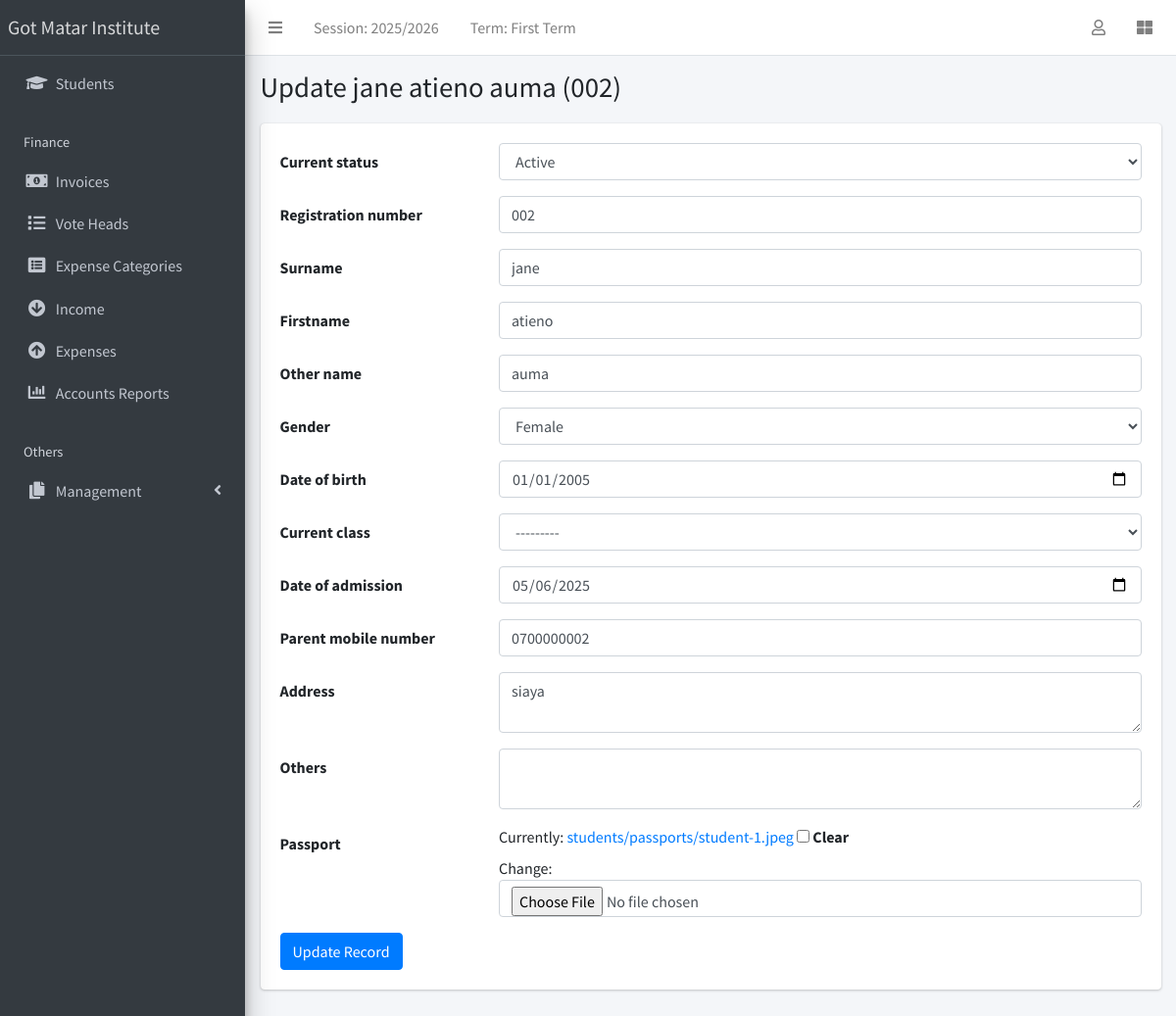
The page /student/5/update/ (signed in) on the database its author committed.
### apps/corecode/models.py (models this page shows, shortened)
class AcademicSession(models.Model):
    name = models.CharField(max_length=200, unique=True)
    current = models.BooleanField(default=True)
    class Meta:
        ordering = ["-name"]

class AcademicTerm(models.Model):
    name = models.CharField(max_length=20, unique=True)
    current = models.BooleanField(default=True)
    class Meta:
        ordering = ["name"]

### apps/students/models.py (models this page shows, shortened)
class Student(models.Model):
    STATUS_CHOICES = [("active", "Active"), ("inactive", "Inactive")]
    GENDER_CHOICES = [("male", "Male"), ("female", "Female")]
    current_status = models.CharField(
        max_length=10, choices=STATUS_CHOICES, default="active"
    )
    registration_number = models.CharField(max_length=200, unique=True)
    surname = models.CharField(max_length=200)
    firstname = models.CharField(max_length=200)
    other_name = models.CharField(max_length=200, blank=True)
    gender = models.CharField(max_length=10, choices=GENDER_CHOICES, default="male")
    date_of_birth = models.DateField(default=timezone.now)
    current_class = models.ForeignKey(
        StudentClass, on_delete=models.SET_NULL, blank=True, null=True
    )
    date_of_admission = models.DateField(default=timezone.now)
    mobile_num_regex = RegexValidator(
        regex="^[0-9]{10,15}$", message="Entered mobile number isn't in a right format!"
    )
    parent_mobile_number = models.CharField(
        validators=[mobile_num_regex], max_length=13, blank=True
    )
    address = models.TextField(blank=True)
    others = models.TextField(blank=True)
    passport = models.ImageField(blank=True, upload_to="students/passports/")
    class Meta:
        ordering = ["surname", "firstname", "other_name"]
    def __str__(self):
        return f"{self.surname} {self.firstname} {self.other_name} ({self.registration_number})"

### apps/students/views.py (the view)
# urls.py: path("<int:pk>/update/", StudentUpdateView.as_view(), name="student-update"),
class StudentUpdateView(LoginRequiredMixin, SuccessMessageMixin, UpdateView):
    model = Student
    fields = "__all__"
    success_message = "Record successfully updated."
    def get_form(self):
        form = super(StudentUpdateView, self).get_form()
        form.fields["date_of_birth"].widget = widgets.DateInput(attrs={"type": "date"})
        form.fields["date_of_admission"].widget = widgets.DateInput(
            attrs={"type": "date"}
        )
        form.fields["address"].widget = widgets.Textarea(attrs={"rows": 2})
        form.fields["others"].widget = widgets.Textarea(attrs={"rows": 2})
        return form

### apps/corecode/context_processors.py (called while the page is built)
def site_defaults(request):
    current_session = AcademicSession.objects.get(current=True)
    current_term = AcademicTerm.objects.get(current=True)
    vals = SiteConfig.objects.all()
    contexts = {
        "current_session": current_session.name,
        "current_term": current_term.name,
        "main_college_system_url": settings.MAIN_COLLEGE_SYSTEM_URL,
    }
    for val in vals:
        contexts[val.key] = val.value
    return contexts

### apps/corecode/models.py (called while the page is built)
    def __str__(self):
        return self.name

### apps/students/templates/students/student_form.html (shortened to what this page needs)
{% extends 'base.html' %}
{% block title %}
  {% if object %}
    Update {{ object }}
  {% else %}
    Add new student
  {% endif %}
{% endblock title %}
{% block content %}
<form action="" method="POST" enctype="multipart/form-data">
  {% include 'corecode/form_snippet.html' %}
  {% if object %}
    <input type="submit" class="btn btn-primary" value="Update Record">
  {% else %}
    <input type="submit" class="btn btn-primary" value="Add new student">
  {% endif %}
</form>
{% endblock content %}

### templates/base.html (shortened to what this page needs)
{% load static %}
<!DOCTYPE html>
<html lang="en">
<head>
  <link rel="stylesheet" href="{% static 'plugins/fontawesome-free/css/all.min.css' %}">
  <link rel="stylesheet" href="{% static 'plugins/toastr/toastr.min.css' %}">
  <link rel="stylesheet"
    href="{% static 'plugins/overlayScrollbars/css/OverlayScrollbars.min.css' %}">
  <link rel="stylesheet" href="{% static 'plugins/Datatables/datatables.min.css' %}" />
  <link rel="stylesheet" href="{% static 'dist/css/adminlte.min.css' %}">
</head>
<body
  class="hold-transition sidebar-mini layout-fixed layout-navbar-fixed layout-footer-fixed">
  <div class="wrapper">
    <nav class="main-header navbar navbar-expand navbar-white navbar-light">
      <ul class="navbar-nav">
        <li class="nav-item">
          <a class="nav-link" data-widget="pushmenu" href="#" role="button"><i
              class="fas fa-bars"></i></a>
        </li>
        <li class="nav-item d-none d-sm-inline-block">
          <a href="{% url 'current-session' %}" class="nav-link">Session: {{ current_session }}</a>
        </li>
        <li class="nav-item d-none d-sm-inline-block">
          <a href="{% url 'current-session' %}" class="nav-link">Term: {{ current_term }}</a>
        </li>
      </ul>
      <ul class="navbar-nav ml-auto">
        <li class="nav-item dropdown">
          <a class="nav-link" data-toggle="dropdown" href="#">
            <i class="far fa-user"></i>
          </a>
        </li>
        <li class="nav-item">
          <a class="nav-link" data-widget="control-sidebar" data-slide="true"
            href="#" role="button"><i class="fas fa-th-large"></i></a>
        </li>
      </ul>
    </nav>
    <aside class="main-sidebar sidebar-dark-primary elevation-4">
      <a href="{% if main_college_system_url %}{{ main_college_system_url }}{% else %}{% url 'home' %}{% endif %}" class="brand-link">Got Matar Institute</a>
      <div class="sidebar">
        <nav class="mt-2">
          <ul class="nav nav-pills nav-sidebar flex-column"
            data-widget="treeview" role="menu" data-accordion="false">
            <li class="nav-item">
              <a href="{% url 'student-list' %}" class="nav-link">
                <i class="nav-icon fas fa-graduation-cap"></i>
                <p>
                  Students
                </p>
              </a>
            </li>
            <li class="nav-header">Finance</li>
            <li class="nav-item">
              <a href="{% url 'invoice-list' %}" class="nav-link">
                <i class="nav-icon fas fa-money-bill-alt"></i>
                <p>
                  Invoices
                </p>
              </a>
            </li>
            <li class="nav-item">
              <a href="{% url 'votehead-list' %}" class="nav-link">
                <i class="nav-icon fas fa-list"></i>
                <p>Vote Heads</p>
              </a>
            </li>
            <li class="nav-item">
              <a href="{% url 'expensecategory-list' %}" class="nav-link">
                <i class="nav-icon fas fa-list-alt"></i>
                <p>Expense Categories</p>
              </a>
            </li>
            <li class="nav-item">
              <a href="{% url 'income-list' %}" class="nav-link">
                <i class="nav-icon fas fa-arrow-circle-down"></i>
                <p>Income</p>
              </a>
            </li>
            <li class="nav-item">
              <a href="{% url 'expense-list' %}" class="nav-link">
                <i class="nav-icon fas fa-arrow-circle-up"></i>
                <p>Expenses</p>
              </a>
            </li>
            <li class="nav-item">
              <a href="{% url 'summary-report' %}" class="nav-link">
                <i class="nav-icon fas fa-chart-bar"></i>
                <p>Accounts Reports</p>
              </a>
            </li>
            <li class="nav-header">Others</li>
            <li class="nav-item has-treeview">
              <a href="#" class="nav-link">
                <i class="nav-icon fas fa-copy"></i>
                <p>
                  Management
                  <i class="fas fa-angle-left right"></i>
                </p>
              </a>
            </li>
          </ul>
        </nav>
      </div>
    </aside>
    <div class="content-wrapper">
      <section class="content-header">
        <div class="container-fluid">
          <div class="row mb-1">
            <div class="col-sm-8">
              <h1>{% block title %}{% endblock title %}</h1>
            </div>
            <div class="col-sm-4">
            </div>
          </div>
        </div>
      </section>
      <section class="content">
        <div class="container-fluid">
          <div class="row">
            <div class="col-md-12">
              {% block fullcard %}
              <div class="card">
                <div class="card-body">
                  <div class="row">
                    <div class="col">
                      {% block content %}
                      {% endblock content %}
                    </div>
                  </div>
                </div>
              </div>
              {% endblock fullcard %}
            </div>
          </div>
        </div>
      </section>
    </div>
  </div>
</body>
</html>

### apps/corecode/templates/corecode/form_snippet.html (shortened to what this page needs)
{% load widget_tweaks %}
{% for field in form %}
<div class="form-group row">
  <label class="col-sm-3 col-form-label" for="{{ field.auto_id }}">
    {{ field.label }}
  </label>
  <div class="col-sm-9">
    {{ field | add_class:"form-control"}}
  </div>
</div>
{% endfor %}

### rows shown on the page
AcademicSession: name "2025/2026"
AcademicTerm: name "First Term"
Student: surname+firstname+other_name "jane atieno auma (002)", current_status "Active" "002" "jane" "atieno" "auma" "Female" "01/01/2005" "---------" "05/06/2025" "0700000002" "siaya"

### other values the page prints
{{ field.label }} "Current status" "Registration number" "Surname" "Firstname" "Other name" "Gender" "Date of birth" "Current class" "Date of admission" "Parent mobile number" "Address" "Others" "Passport"
